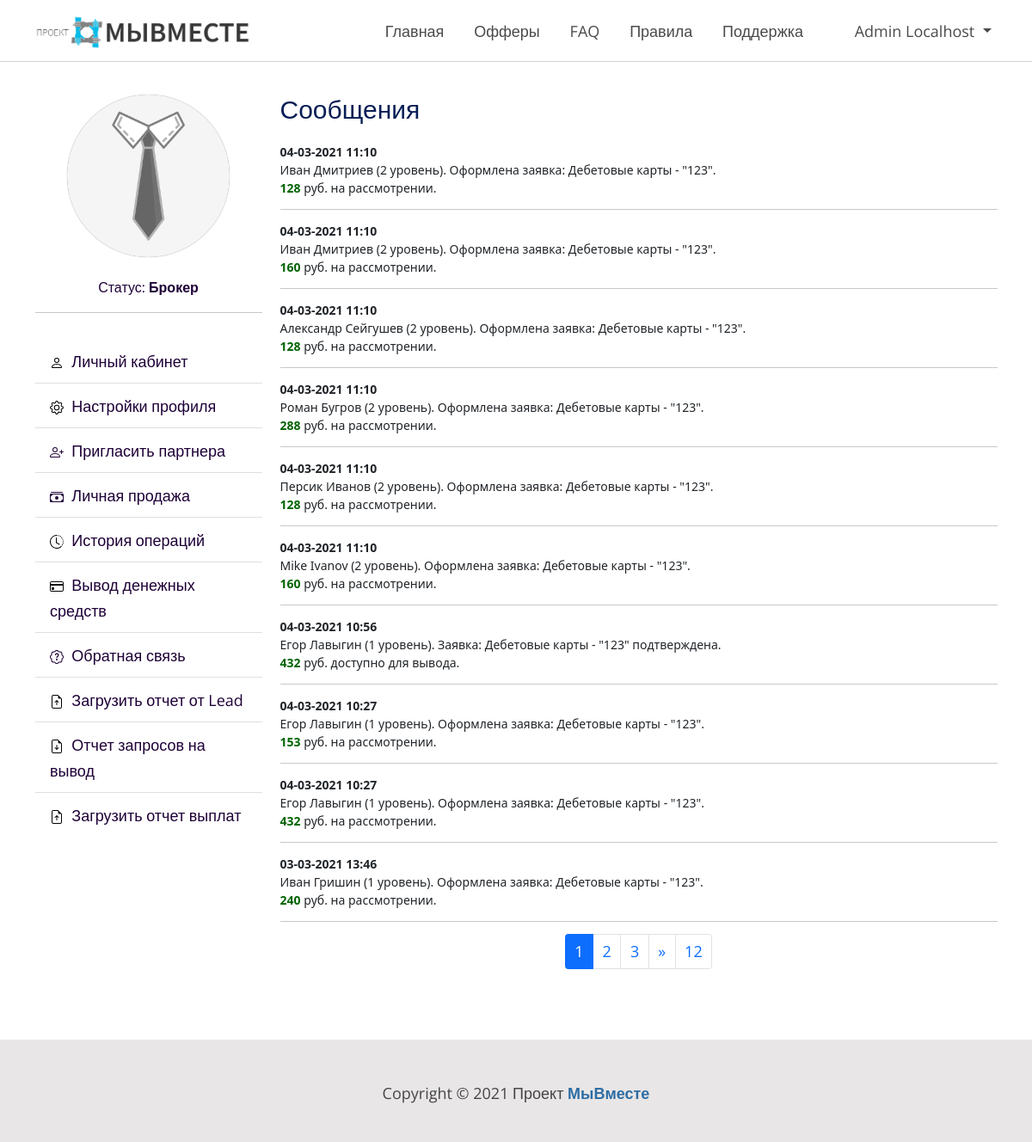
/profile/messages/ (signed in), run on an earlier commit of the app's database.
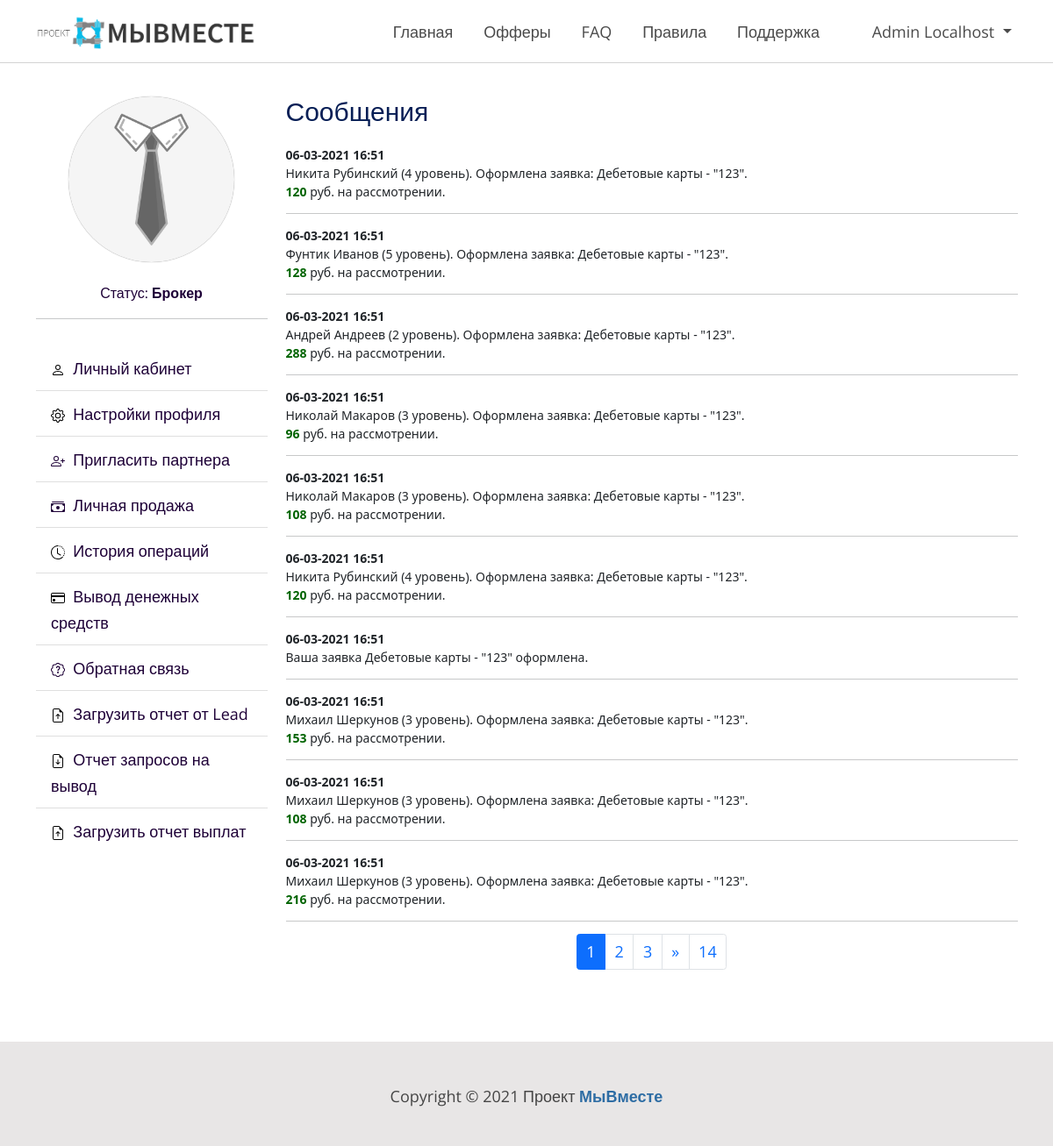
And on a later commit of the database.
### profiles/models.py (models this page shows)
class History(models.Model):
    user = models.ForeignKey(User, on_delete=models.CASCADE, verbose_name='Пользователь')
    action = models.TextField(verbose_name='Действие', blank=True, null=True)
    created_at = models.DateTimeField(verbose_name='Дата и время заявки', auto_now_add=True)
    class Meta:
        verbose_name = 'Системные сообщения'
        verbose_name_plural = 'Системные сообщения'

### profiles/views.py (the view, shortened to what this page needs)
# urls.py: path('messages/', MessagesView.as_view(), name='messages'),
class MessagesView(ListView, ProfileMixin):
    model = History
    template_name = 'profiles/messages_list.html'
    context_object_name = 'messages'
    paginate_by = 10
    def get_context_data(self, *, object_list=None, **kwargs):
        context = super(MessagesView, self).get_context_data(**kwargs)
        context['title'] = 'Сообщения'
        context['application_form'] = ApplicationsForMoneyForm()
        context['order_form'] = UploadFileForm()
        context['order_form_pay'] = UploadOrderPayForm()
        return context
    def get_queryset(self):
        return History.objects.filter(user=self.request.user).order_by('-id')

### phonenumber_field/modelfields.py (called while the page is built)
    def __set__(self, instance, value):
        instance.__dict__[self.field.name] = to_python(value, region=self.field.region)

    @property
    def region(self):
        return self._region or getattr(settings, "PHONENUMBER_DEFAULT_REGION", None)

### phonenumber_field/phonenumber.py (called while the page is built)
def to_python(value, region=None):
    if value in validators.EMPTY_VALUES:  # None or ''
        phone_number = value
    elif isinstance(value, str):
        try:
            phone_number = PhoneNumber.from_string(phone_number=value, region=region)
        except phonenumbers.NumberParseException:
            phone_number = PhoneNumber(raw_input=value)
    elif isinstance(value, PhoneNumber):
        phone_number = value
    elif isinstance(value, phonenumbers.PhoneNumber):
        phone_number = PhoneNumber()
        phone_number.merge_from(value)
    else:
        raise TypeError("Can't convert %s to PhoneNumber." % type(value).__name__)
    return phone_number

### templates/profiles/messages_list.html
{% extends 'base.html' %}
{% block content %}
    <link rel="stylesheet" type="text/css"
          href="http://maxcdn.bootstrapcdn.com/font-awesome/4.2.0/css/font-awesome.min.css">
    <section class="section_without_color">
        <div class="container mb-5 margin-top-90">
            <div class="row">
                {% include 'profiles/inc/profile_navbar.html' %}
                <div class="col-md-9">
                    <h3>Сообщения</h3>
                    {% autoescape off %}
                        {% for message in messages %}
                            {{ message.action }}
                            <hr>
                        {% endfor %}
                    {% endautoescape %}
                    {% include 'profiles/inc/paginator.html' %}
                </div>
            </div>
        </div>
    </section>
{% endblock %}

What changed in the data, as far as the page shows it:
no longer on this page (row unchanged): History: action "04-03-2021 11:10 Иван Дмитриев (2 уровень). Оформлена заявка: Дебетовые карты - \"123\". 128 руб. на рассмотрении."
no longer on this page (row unchanged): History: action "04-03-2021 11:10 Иван Дмитриев (2 уровень). Оформлена заявка: Дебетовые карты - \"123\". 160 руб. на рассмотрении."
no longer on this page (row unchanged): History: action "04-03-2021 11:10 Александр Сейгушев (2 уровень). Оформлена заявка: Дебетовые карты - \"123\". 128 руб. на рассмотрении."
no longer on this page (row unchanged): History: action "04-03-2021 11:10 Роман Бугров (2 уровень). Оформлена заявка: Дебетовые карты - \"123\". 288 руб. на рассмотрении."
no longer on this page (row unchanged): History: action "04-03-2021 11:10 Персик Иванов (2 уровень). Оформлена заявка: Дебетовые карты - \"123\". 128 руб. на рассмотрении."
no longer on this page (row unchanged): History: action "04-03-2021 11:10 Mike Ivanov (2 уровень). Оформлена заявка: Дебетовые карты - \"123\". 160 руб. на рассмотрении."
no longer on this page (row unchanged): History: action "04-03-2021 10:56 Егор Лавыгин (1 уровень). Заявка: Дебетовые карты - \"123\" подтверждена. 432 руб. доступно для вывода."
no longer on this page (row unchanged): History: action "04-03-2021 10:27 Егор Лавыгин (1 уровень). Оформлена заявка: Дебетовые карты - \"123\". 153 руб. на рассмотрении."
no longer on this page (row unchanged): History: action "04-03-2021 10:27 Егор Лавыгин (1 уровень). Оформлена заявка: Дебетовые карты - \"123\". 432 руб. на рассмотрении."
no longer on this page (row unchanged): History: action "03-03-2021 13:46 Иван Гришин (1 уровень). Оформлена заявка: Дебетовые карты - \"123\". 240 руб. на рассмотрении."
added History: action "06-03-2021 16:51 Никита Рубинский (4 уровень). Оформлена заявка: Дебетовые карты - \"123\". 120 руб. на рассмотрении."
added History: action "06-03-2021 16:51 Фунтик Иванов (5 уровень). Оформлена заявка: Дебетовые карты - \"123\". 128 руб. на рассмотрении."
added History: action "06-03-2021 16:51 Андрей Андреев (2 уровень). Оформлена заявка: Дебетовые карты - \"123\". 288 руб. на рассмотрении."
added History: action "06-03-2021 16:51 Николай Макаров (3 уровень). Оформлена заявка: Дебетовые карты - \"123\". 96 руб. на рассмотрении."
added History: action "06-03-2021 16:51 Николай Макаров (3 уровень). Оформлена заявка: Дебетовые карты - \"123\". 108 руб. на рассмотрении."
added History: action "06-03-2021 16:51 Никита Рубинский (4 уровень). Оформлена заявка: Дебетовые карты - \"123\". 120 руб. на рассмотрении."
added History: action "06-03-2021 16:51 Ваша заявка Дебетовые карты - \"123\" оформлена."
added History: action "06-03-2021 16:51 Михаил Шеркунов (3 уровень). Оформлена заявка: Дебетовые карты - \"123\". 153 руб. на рассмотрении."
added History: action "06-03-2021 16:51 Михаил Шеркунов (3 уровень). Оформлена заявка: Дебетовые карты - \"123\". 108 руб. на рассмотрении."
added History: action "06-03-2021 16:51 Михаил Шеркунов (3 уровень). Оформлена заявка: Дебетовые карты - \"123\". 216 руб. на рассмотрении."
Also different on the page:
{{ page_obj.paginator.num_pages }}: "12" → "14"
